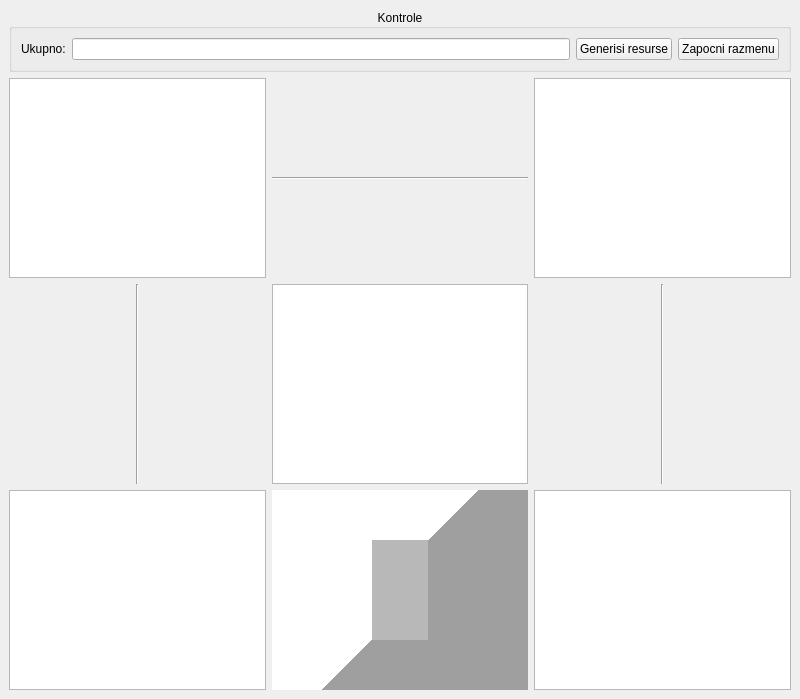
<?xml version="1.0" encoding="UTF-8"?>
<ui version="4.0">
 <class>MainWindow</class>
 <widget class="QMainWindow" name="MainWindow">
  <property name="geometry">
   <rect>
    <x>0</x>
    <y>0</y>
    <width>800</width>
    <height>600</height>
   </rect>
  </property>
  <property name="windowTitle">
   <string>MainWindow</string>
  </property>
  <property name="windowIcon">
   <iconset theme="format-justify-center"/>
  </property>
  <widget class="QWidget" name="centralwidget">
   <layout class="QVBoxLayout" name="verticalLayout_3">
    <item>
     <layout class="QVBoxLayout" name="verticalLayout">
      <item>
       <widget class="QGroupBox" name="groupBox">
        <property name="title">
         <string>Kontrole</string>
        </property>
        <property name="alignment">
         <set>Qt::AlignCenter</set>
        </property>
        <layout class="QHBoxLayout" name="horizontalLayout">
         <item>
          <widget class="QLabel" name="label">
           <property name="text">
            <string>Ukupno:</string>
           </property>
          </widget>
         </item>
         <item>
          <widget class="QLineEdit" name="leTotal"/>
         </item>
         <item>
          <widget class="QPushButton" name="pbGenerate">
           <property name="text">
            <string>Generisi resurse</string>
           </property>
          </widget>
         </item>
         <item>
          <widget class="QPushButton" name="pbBegin">
           <property name="text">
            <string>Zapocni razmenu</string>
           </property>
          </widget>
         </item>
        </layout>
       </widget>
      </item>
     </layout>
    </item>
    <item>
     <layout class="QVBoxLayout" name="verticalLayout_2" stretch="1,1,1">
      <item>
       <layout class="QHBoxLayout" name="horizontalLayout_4" stretch="1,1,1">
        <item>
         <widget class="QPlainTextEdit" name="teNode1">
          <property name="sizePolicy">
           <sizepolicy hsizetype="Ignored" vsizetype="Ignored">
            <horstretch>1</horstretch>
            <verstretch>0</verstretch>
           </sizepolicy>
          </property>
          <property name="minimumSize">
           <size>
            <width>200</width>
            <height>200</height>
           </size>
          </property>
          <property name="readOnly">
           <bool>true</bool>
          </property>
         </widget>
        </item>
        <item>
         <widget class="Line" name="line_4">
          <property name="sizePolicy">
           <sizepolicy hsizetype="Ignored" vsizetype="Ignored">
            <horstretch>1</horstretch>
            <verstretch>0</verstretch>
           </sizepolicy>
          </property>
          <property name="orientation">
           <enum>Qt::Horizontal</enum>
          </property>
         </widget>
        </item>
        <item>
         <widget class="QPlainTextEdit" name="teNode2">
          <property name="sizePolicy">
           <sizepolicy hsizetype="Ignored" vsizetype="Ignored">
            <horstretch>1</horstretch>
            <verstretch>0</verstretch>
           </sizepolicy>
          </property>
          <property name="minimumSize">
           <size>
            <width>200</width>
            <height>200</height>
           </size>
          </property>
          <property name="readOnly">
           <bool>true</bool>
          </property>
         </widget>
        </item>
       </layout>
      </item>
      <item>
       <layout class="QHBoxLayout" name="horizontalLayout_3" stretch="1,1,1">
        <item>
         <widget class="Line" name="line_2">
          <property name="sizePolicy">
           <sizepolicy hsizetype="Ignored" vsizetype="Ignored">
            <horstretch>1</horstretch>
            <verstretch>1</verstretch>
           </sizepolicy>
          </property>
          <property name="orientation">
           <enum>Qt::Vertical</enum>
          </property>
         </widget>
        </item>
        <item>
         <widget class="QPlainTextEdit" name="teNode3">
          <property name="sizePolicy">
           <sizepolicy hsizetype="Ignored" vsizetype="Ignored">
            <horstretch>1</horstretch>
            <verstretch>1</verstretch>
           </sizepolicy>
          </property>
          <property name="minimumSize">
           <size>
            <width>200</width>
            <height>200</height>
           </size>
          </property>
          <property name="readOnly">
           <bool>true</bool>
          </property>
         </widget>
        </item>
        <item>
         <widget class="Line" name="line_3">
          <property name="sizePolicy">
           <sizepolicy hsizetype="Ignored" vsizetype="Ignored">
            <horstretch>1</horstretch>
            <verstretch>1</verstretch>
           </sizepolicy>
          </property>
          <property name="orientation">
           <enum>Qt::Vertical</enum>
          </property>
         </widget>
        </item>
       </layout>
      </item>
      <item>
       <layout class="QHBoxLayout" name="horizontalLayout_2" stretch="1,1,1">
        <item>
         <widget class="QPlainTextEdit" name="teNode4">
          <property name="sizePolicy">
           <sizepolicy hsizetype="Ignored" vsizetype="Ignored">
            <horstretch>1</horstretch>
            <verstretch>0</verstretch>
           </sizepolicy>
          </property>
          <property name="minimumSize">
           <size>
            <width>200</width>
            <height>200</height>
           </size>
          </property>
          <property name="readOnly">
           <bool>true</bool>
          </property>
         </widget>
        </item>
        <item>
         <widget class="Line" name="line">
          <property name="sizePolicy">
           <sizepolicy hsizetype="Ignored" vsizetype="Ignored">
            <horstretch>1</horstretch>
            <verstretch>1</verstretch>
           </sizepolicy>
          </property>
          <property name="minimumSize">
           <size>
            <width>0</width>
            <height>0</height>
           </size>
          </property>
          <property name="frameShadow">
           <enum>QFrame::Raised</enum>
          </property>
          <property name="lineWidth">
           <number>100</number>
          </property>
          <property name="midLineWidth">
           <number>100</number>
          </property>
          <property name="orientation">
           <enum>Qt::Horizontal</enum>
          </property>
         </widget>
        </item>
        <item>
         <widget class="QPlainTextEdit" name="teNode5">
          <property name="sizePolicy">
           <sizepolicy hsizetype="Ignored" vsizetype="Ignored">
            <horstretch>1</horstretch>
            <verstretch>0</verstretch>
           </sizepolicy>
          </property>
          <property name="minimumSize">
           <size>
            <width>200</width>
            <height>200</height>
           </size>
          </property>
          <property name="readOnly">
           <bool>true</bool>
          </property>
         </widget>
        </item>
       </layout>
      </item>
     </layout>
    </item>
   </layout>
  </widget>
 </widget>
 <resources/>
 <connections/>
</ui>
